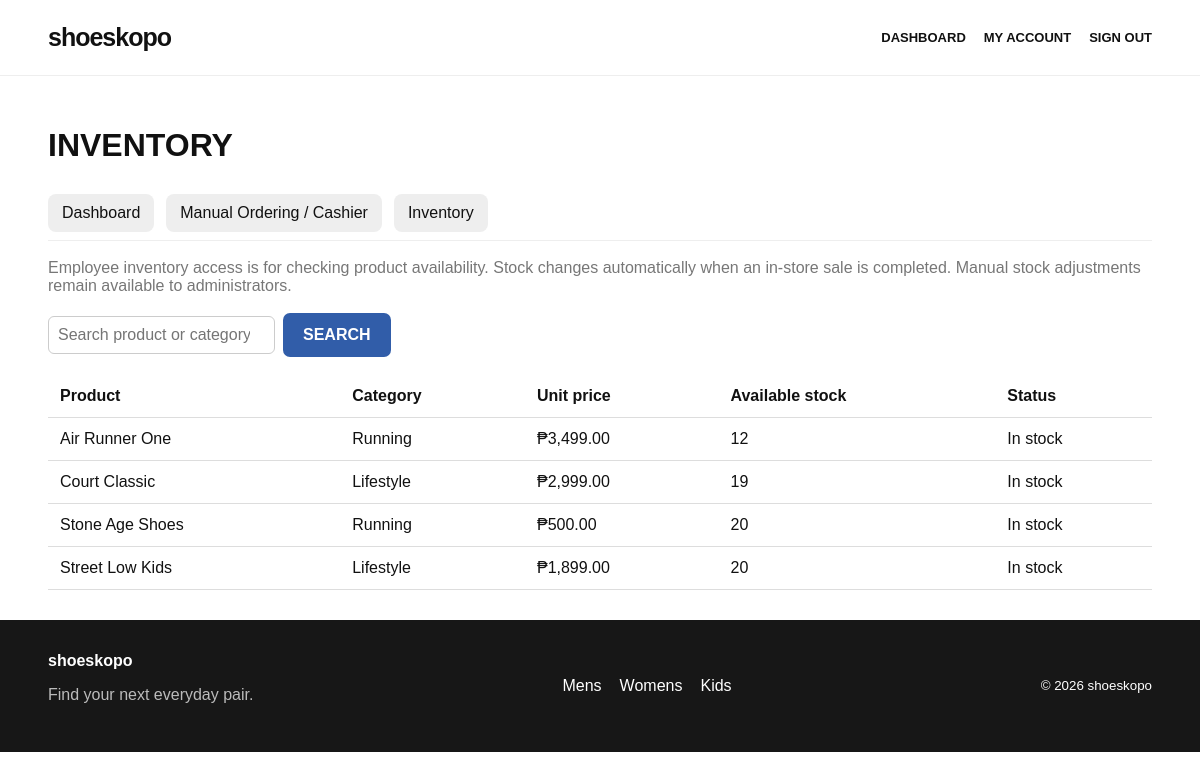
The page /employee/inventory.php (signed in) on the database as committed earlier.
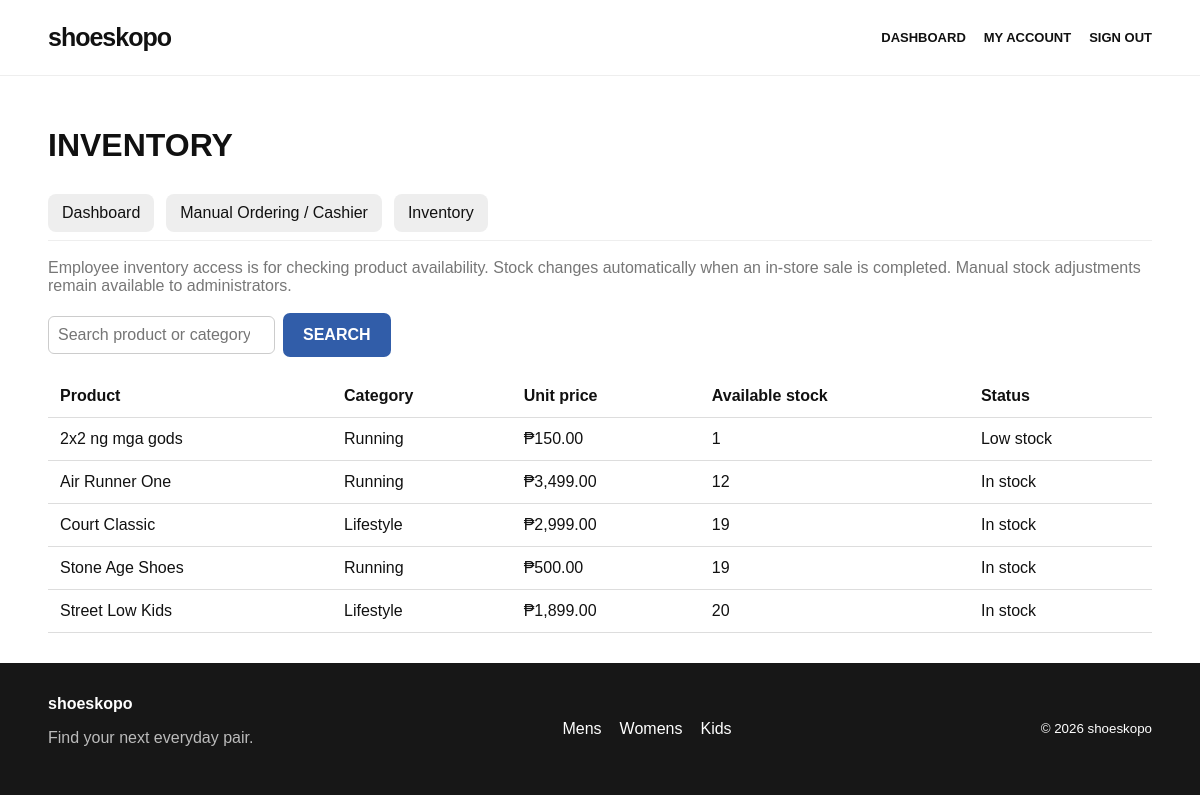
The same page on the database as committed later.
### tables this page shows
CREATE TABLE `products` (
  `id` int(11) NOT NULL,
  `category_id` int(11) DEFAULT NULL,
  `name` varchar(180) NOT NULL,
  `description` text DEFAULT NULL,
  `price` decimal(10,2) NOT NULL DEFAULT 0.00,
  `image_url` varchar(500) DEFAULT NULL,
  `audience` enum('men','women','kids','all') NOT NULL DEFAULT 'all',
  `sizes` varchar(255) DEFAULT NULL,
  `stock` int(11) NOT NULL DEFAULT 0,
  `is_featured` tinyint(1) NOT NULL DEFAULT 0,
  `created_at` timestamp NOT NULL DEFAULT current_timestamp()
);

CREATE TABLE `categories` (
  `id` int(11) NOT NULL,
  `name` varchar(100) NOT NULL,
  `audience` enum('men','women','kids','all') NOT NULL DEFAULT 'all',
  `slug` varchar(120) NOT NULL,
  `created_at` timestamp NOT NULL DEFAULT current_timestamp()
);

### includes/functions.php (called while the page is built, shortened)
<?php
function e(?string $value): string {
    return htmlspecialchars($value ?? '', ENT_QUOTES, 'UTF-8');
}
function money($amount): string {
    return '₱' . number_format((float)$amount, 2);
}

### employee/inventory.php (the view, shortened to what this page needs)
<?php
require_once __DIR__ . '/../config/db.php';
require_once __DIR__ . '/../includes/functions.php';
$search = trim($_GET['q'] ?? '');
$sql = 'SELECT p.id, p.name, p.price, p.stock, c.name AS category_name
        FROM products p
        LEFT JOIN categories c ON c.id = p.category_id';
$params = [];
$sql .= ' ORDER BY p.stock ASC, p.name';
$stmt = $pdo->prepare($sql);
$stmt->execute($params);
$products = $stmt->fetchAll();
include __DIR__ . '/../includes/header.php';
?>
<div class="admin-shell">
    <h1>INVENTORY</h1>
    <nav class="admin-nav">
        <a href="index.php">Dashboard</a>
        <a href="manual_order.php">Manual Ordering / Cashier</a>
        <a href="inventory.php">Inventory</a>
    </nav>
    <p class="muted">Employee inventory access is for checking product availability. Stock changes automatically when an in-store sale is completed. Manual stock adjustments remain available to administrators.</p>
    <form method="get" class="inline-form" style="margin:18px 0">
        <input type="search" name="q" placeholder="Search product or category" value="<?= e($search) ?>">
        <button class="btn btn-blue" type="submit">SEARCH</button>
    </form>
    <div class="table-wrap">
        <table class="data-table">
            <thead><tr><th>Product</th><th>Category</th><th>Unit price</th><th>Available stock</th><th>Status</th></tr></thead>
            <tbody>
            <?php foreach ($products as $product): ?>
                <tr>
                    <td><?= e($product['name']) ?></td>
                    <td><?= e($product['category_name'] ?? '—') ?></td>
                    <td><?= money($product['price']) ?></td>
                    <td><?= (int)$product['stock'] ?></td>
                    <td>
                        <?php if ((int)$product['stock'] < 1): ?>
                            Out of stock
                        <?php elseif ((int)$product['stock'] <= 5): ?>
                            Low stock
                        <?php else: ?>
                            In stock
                        <?php endif; ?>
                    </td>
                </tr>
            <?php endforeach; ?>
            </tbody>
        </table>
    </div>
</div>
<?php include __DIR__ . '/../includes/footer.php'; ?>

Rows that differ between the two databases and show on the page:
added products: name "2x2 ng mga gods", category.name "Running", price "₱150.00", stock "1", shows "Low stock"
changed products "Stone Age Shoes": stock "20" → "19"
